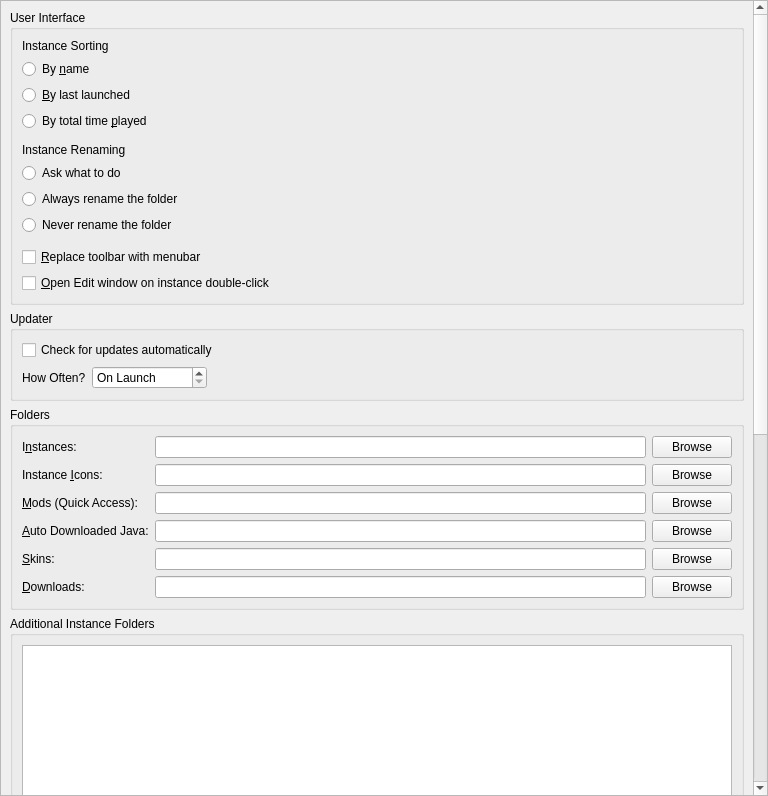
<?xml version="1.0" encoding="UTF-8"?>
<ui version="4.0">
 <class>LauncherPage</class>
 <widget class="QWidget" name="LauncherPage">
  <property name="geometry">
   <rect>
    <x>0</x>
    <y>0</y>
    <width>768</width>
    <height>796</height>
   </rect>
  </property>
  <property name="sizePolicy">
   <sizepolicy hsizetype="MinimumExpanding" vsizetype="MinimumExpanding">
    <horstretch>0</horstretch>
    <verstretch>0</verstretch>
   </sizepolicy>
  </property>
  <layout class="QVBoxLayout" name="verticalLayout">
   <property name="leftMargin">
    <number>0</number>
   </property>
   <property name="topMargin">
    <number>0</number>
   </property>
   <property name="rightMargin">
    <number>0</number>
   </property>
   <property name="bottomMargin">
    <number>0</number>
   </property>
   <item>
    <widget class="QScrollArea" name="scrollArea">
     <property name="horizontalScrollBarPolicy">
      <enum>Qt::ScrollBarPolicy::ScrollBarAsNeeded</enum>
     </property>
     <property name="widgetResizable">
      <bool>true</bool>
     </property>
     <widget class="QWidget" name="scrollAreaWidgetContents">
      <property name="geometry">
       <rect>
        <x>0</x>
        <y>-683</y>
        <width>752</width>
        <height>1625</height>
       </rect>
      </property>
      <layout class="QVBoxLayout" name="verticalLayout_8">
       <item>
        <widget class="QGroupBox" name="userInterfaceBox">
         <property name="enabled">
          <bool>true</bool>
         </property>
         <property name="title">
          <string>User Interface</string>
         </property>
         <layout class="QVBoxLayout" name="verticalLayout_2">
          <item>
           <widget class="QLabel" name="instanceSortingLabel">
            <property name="text">
             <string>Instance Sorting</string>
            </property>
           </widget>
          </item>
          <item>
           <widget class="QRadioButton" name="sortByNameBtn">
            <property name="text">
             <string>By &amp;name</string>
            </property>
            <attribute name="buttonGroup">
             <string notr="true">sortingModeGroup</string>
            </attribute>
           </widget>
          </item>
          <item>
           <widget class="QRadioButton" name="sortLastLaunchedBtn">
            <property name="text">
             <string>&amp;By last launched</string>
            </property>
            <attribute name="buttonGroup">
             <string notr="true">sortingModeGroup</string>
            </attribute>
           </widget>
          </item>
          <item>
           <widget class="QRadioButton" name="sortByPlaytimeBtn">
            <property name="text">
             <string>By total time &amp;played</string>
            </property>
            <attribute name="buttonGroup">
             <string notr="true">sortingModeGroup</string>
            </attribute>
           </widget>
          </item>
          <item>
           <spacer name="verticalSpacer">
            <property name="orientation">
             <enum>Qt::Orientation::Vertical</enum>
            </property>
            <property name="sizeType">
             <enum>QSizePolicy::Policy::Fixed</enum>
            </property>
            <property name="sizeHint" stdset="0">
             <size>
              <width>0</width>
              <height>6</height>
             </size>
            </property>
           </spacer>
          </item>
          <item>
           <widget class="QLabel" name="renamingBehaviorLabel">
            <property name="text">
             <string>Instance Renaming</string>
            </property>
           </widget>
          </item>
          <item>
           <widget class="QRadioButton" name="askToRenameDirBtn">
            <property name="text">
             <string>Ask what to do</string>
            </property>
            <attribute name="buttonGroup">
             <string notr="true">renamingBehaviorGroup</string>
            </attribute>
           </widget>
          </item>
          <item>
           <widget class="QRadioButton" name="alwaysRenameDirBtn">
            <property name="text">
             <string>Always rename the folder</string>
            </property>
            <attribute name="buttonGroup">
             <string notr="true">renamingBehaviorGroup</string>
            </attribute>
           </widget>
          </item>
          <item>
           <widget class="QRadioButton" name="neverRenameDirBtn">
            <property name="text">
             <string>Never rename the folder</string>
            </property>
            <attribute name="buttonGroup">
             <string notr="true">renamingBehaviorGroup</string>
            </attribute>
           </widget>
          </item>
          <item>
           <spacer name="verticalSpacer_2">
            <property name="orientation">
             <enum>Qt::Orientation::Vertical</enum>
            </property>
            <property name="sizeType">
             <enum>QSizePolicy::Policy::Fixed</enum>
            </property>
            <property name="sizeHint" stdset="0">
             <size>
              <width>0</width>
              <height>6</height>
             </size>
            </property>
           </spacer>
          </item>
          <item>
           <widget class="QCheckBox" name="preferMenuBarCheckBox">
            <property name="toolTip">
             <string>The menubar is more friendly for keyboard-driven interaction.</string>
            </property>
            <property name="text">
             <string>&amp;Replace toolbar with menubar</string>
            </property>
           </widget>
          </item>
          <item>
           <widget class="QCheckBox" name="editInstanceOnDoubleClick">
            <property name="toolTip">
             <string>Opens the edit instance window on double-clicking an instance instead of running the instance.</string>
            </property>
            <property name="text">
             <string>&amp;Open Edit window on instance double-click</string>
            </property>
           </widget>
          </item>
         </layout>
        </widget>
       </item>
       <item>
        <widget class="QGroupBox" name="updateSettingsBox">
         <property name="title">
          <string>Updater</string>
         </property>
         <layout class="QGridLayout" name="gridLayout_2">
          <item row="1" column="0">
           <layout class="QHBoxLayout" name="horizontalLayout_2">
            <item>
             <widget class="QLabel" name="updateIntervalLabel">
              <property name="text">
               <string>How Often?</string>
              </property>
             </widget>
            </item>
            <item>
             <widget class="QSpinBox" name="updateIntervalSpinBox">
              <property name="sizePolicy">
               <sizepolicy hsizetype="Maximum" vsizetype="Fixed">
                <horstretch>0</horstretch>
                <verstretch>0</verstretch>
               </sizepolicy>
              </property>
              <property name="toolTip">
               <string>Set to 0 to only check on launch</string>
              </property>
              <property name="specialValueText">
               <string>On Launch</string>
              </property>
              <property name="suffix">
               <string> hours</string>
              </property>
              <property name="prefix">
               <string>Every </string>
              </property>
              <property name="minimum">
               <number>0</number>
              </property>
              <property name="maximum">
               <number>168</number>
              </property>
             </widget>
            </item>
            <item>
             <spacer name="horizontalSpacer">
              <property name="orientation">
               <enum>Qt::Orientation::Horizontal</enum>
              </property>
              <property name="sizeHint" stdset="0">
               <size>
                <width>0</width>
                <height>0</height>
               </size>
              </property>
             </spacer>
            </item>
           </layout>
          </item>
          <item row="0" column="0" colspan="2">
           <widget class="QCheckBox" name="autoUpdateCheckBox">
            <property name="text">
             <string>Check for updates automatically</string>
            </property>
           </widget>
          </item>
         </layout>
        </widget>
       </item>
       <item>
        <widget class="QGroupBox" name="foldersBox">
         <property name="title">
          <string>Folders</string>
         </property>
         <layout class="QGridLayout" name="gridLayout">
          <item row="2" column="1">
           <widget class="QLineEdit" name="iconsDirTextBox"/>
          </item>
          <item row="5" column="0">
           <widget class="QLabel" name="labelSkinsDir">
            <property name="text">
             <string>&amp;Skins:</string>
            </property>
            <property name="buddy">
             <cstring>skinsDirTextBox</cstring>
            </property>
           </widget>
          </item>
          <item row="0" column="0">
           <widget class="QLabel" name="labelInstDir">
            <property name="text">
             <string>I&amp;nstances:</string>
            </property>
            <property name="buddy">
             <cstring>instDirTextBox</cstring>
            </property>
           </widget>
          </item>
          <item row="10" column="0">
           <widget class="QLabel" name="labelDownloadsDir">
            <property name="text">
             <string>&amp;Downloads:</string>
            </property>
            <property name="buddy">
             <cstring>downloadsDirTextBox</cstring>
            </property>
           </widget>
          </item>
          <item row="0" column="2">
           <widget class="QPushButton" name="instDirBrowseBtn">
            <property name="text">
             <string>Browse</string>
            </property>
           </widget>
          </item>
          <item row="4" column="0">
           <widget class="QLabel" name="labelJavaDir">
            <property name="toolTip">
             <string>Folder where tismusLauncher stores automatically downloaded Java versions. Do NOT set this to your system Java installation.</string>
            </property>
            <property name="text">
             <string>&amp;Auto Downloaded Java:</string>
            </property>
            <property name="buddy">
             <cstring>javaDirTextBox</cstring>
            </property>
           </widget>
          </item>
          <item row="10" column="2">
           <widget class="QPushButton" name="downloadsDirBrowseBtn">
            <property name="text">
             <string>Browse</string>
            </property>
           </widget>
          </item>
          <item row="2" column="2">
           <widget class="QPushButton" name="iconsDirBrowseBtn">
            <property name="text">
             <string>Browse</string>
            </property>
           </widget>
          </item>
          <item row="0" column="1">
           <widget class="QLineEdit" name="instDirTextBox"/>
          </item>
          <item row="4" column="1">
           <widget class="QLineEdit" name="javaDirTextBox"/>
          </item>
          <item row="2" column="0">
           <widget class="QLabel" name="labelIconsDir">
            <property name="text">
             <string>Instance &amp;Icons:</string>
            </property>
            <property name="buddy">
             <cstring>iconsDirTextBox</cstring>
            </property>
           </widget>
          </item>
          <item row="5" column="1">
           <widget class="QLineEdit" name="skinsDirTextBox"/>
          </item>
          <item row="5" column="2">
           <widget class="QPushButton" name="skinsDirBrowseBtn">
            <property name="text">
             <string>Browse</string>
            </property>
           </widget>
          </item>
          <item row="10" column="1">
           <widget class="QLineEdit" name="downloadsDirTextBox"/>
          </item>
          <item row="4" column="2">
           <widget class="QPushButton" name="javaDirBrowseBtn">
            <property name="text">
             <string>Browse</string>
            </property>
           </widget>
          </item>
          <item row="3" column="0">
           <widget class="QLabel" name="labelModsDir">
            <property name="text">
             <string>&amp;Mods (Quick Access):</string>
            </property>
            <property name="buddy">
             <cstring>modsDirTextBox</cstring>
            </property>
           </widget>
          </item>
          <item row="3" column="1">
           <widget class="QLineEdit" name="modsDirTextBox"/>
          </item>
          <item row="3" column="2">
           <widget class="QPushButton" name="modsDirBrowseBtn">
            <property name="text">
             <string>Browse</string>
            </property>
           </widget>
          </item>
         </layout>
        </widget>
       </item>
       <item>
        <widget class="QGroupBox" name="additionalInstDirsGroupBox">
         <property name="title">
          <string>Additional Instance Folders</string>
         </property>
         <layout class="QVBoxLayout" name="additionalInstDirsLayout">
          <item>
           <widget class="QListWidget" name="additionalInstDirsList"/>
          </item>
          <item>
           <layout class="QHBoxLayout" name="additionalInstDirsBtnLayout">
            <item>
             <widget class="QPushButton" name="addInstDirBtn">
              <property name="text">
               <string>Add</string>
              </property>
             </widget>
            </item>
            <item>
             <widget class="QPushButton" name="removeInstDirBtn">
              <property name="text">
               <string>Remove</string>
              </property>
             </widget>
            </item>
            <item>
             <spacer name="additionalInstDirsSpacer">
              <property name="orientation">
               <enum>Qt::Orientation::Horizontal</enum>
              </property>
              <property name="sizeHint" stdset="0">
               <size>
                <width>0</width>
                <height>0</height>
               </size>
              </property>
             </spacer>
            </item>
           </layout>
          </item>
         </layout>
        </widget>
       </item>
       <item>
        <widget class="QGroupBox" name="modsBox">
         <property name="title">
          <string>Mods and Modpacks</string>
         </property>
         <layout class="QVBoxLayout" name="verticalLayout_4">
          <item>
           <widget class="QCheckBox" name="downloadsDirWatchRecursiveCheckBox">
            <property name="toolTip">
             <string>When enabled, in addition to the downloads folder, its sub folders will also be searched when looking for resources (e.g. when looking for blocked mods on CurseForge).</string>
            </property>
            <property name="text">
             <string>Check &amp;subfolders for blocked mods</string>
            </property>
           </widget>
          </item>
          <item>
           <widget class="QCheckBox" name="downloadsDirMoveCheckBox">
            <property name="toolTip">
             <string>When enabled, it will move blocked resources instead of copying them.</string>
            </property>
            <property name="text">
             <string>Move blocked mods instead of copying them</string>
            </property>
           </widget>
          </item>
          <item>
           <widget class="QCheckBox" name="metadataEnableBtn">
            <property name="toolTip">
             <string>Store version information provided by mod providers (like Modrinth or CurseForge) for mods.</string>
            </property>
            <property name="text">
             <string>Keep track of mod metadata</string>
            </property>
           </widget>
          </item>
          <item>
           <widget class="QLabel" name="metadataWarningLabel">
            <property name="text">
             <string>&lt;html&gt;&lt;head/&gt;&lt;body&gt;&lt;p&gt;&lt;span style=&quot; font-weight:600; color:#f5c211;&quot;&gt;Warning&lt;/span&gt;&lt;span style=&quot; color:#f5c211;&quot;&gt;: Disabling mod metadata may also disable some QoL features, such as mod updating!&lt;/span&gt;&lt;/p&gt;&lt;/body&gt;&lt;/html&gt;</string>
            </property>
            <property name="wordWrap">
             <bool>true</bool>
            </property>
           </widget>
          </item>
          <item>
           <widget class="QCheckBox" name="dependenciesEnableBtn">
            <property name="toolTip">
             <string>Automatically detect, install, and update mod dependencies.</string>
            </property>
            <property name="text">
             <string>Install dependencies automatically</string>
            </property>
           </widget>
          </item>
          <item>
           <widget class="QCheckBox" name="showModIncompatCheckBox">
            <property name="toolTip">
             <string>Currently this just shows mods which are not marked as compatible with the current Minecraft version.</string>
            </property>
            <property name="text">
             <string>Detect and show mod incompatibilities (experimental)</string>
            </property>
           </widget>
          </item>
          <item>
           <widget class="QCheckBox" name="modpackUpdatePromptBtn">
            <property name="toolTip">
             <string>When creating a new modpack instance, suggest updating an existing instance instead.</string>
            </property>
            <property name="text">
             <string>Suggest to update an existing instance during modpack installation</string>
            </property>
           </widget>
          </item>
          <item>
           <layout class="QHBoxLayout" name="modUpdateChannelLayout">
            <item>
             <widget class="QLabel" name="modUpdateChannelLabel">
              <property name="toolTip">
               <string>Select the preferred release channel when checking for mod updates.</string>
              </property>
              <property name="text">
               <string>Mod Update Channel:</string>
              </property>
             </widget>
            </item>
            <item>
             <widget class="QComboBox" name="modUpdateChannelComboBox">
              <property name="toolTip">
               <string>Select the preferred release channel when checking for mod updates.</string>
              </property>
              <item>
               <property name="text">
                <string>All (Release, Beta, Alpha)</string>
               </property>
              </item>
              <item>
               <property name="text">
                <string>Release only</string>
               </property>
              </item>
              <item>
               <property name="text">
                <string>Release and Beta</string>
               </property>
              </item>
             </widget>
            </item>
            <item>
             <spacer name="horizontalSpacer_3">
              <property name="orientation">
               <enum>Qt::Orientation::Horizontal</enum>
              </property>
              <property name="sizeHint" stdset="0">
               <size>
                <width>40</width>
                <height>20</height>
               </size>
              </property>
             </spacer>
            </item>
           </layout>
          </item>
         </layout>
        </widget>
       </item>
       <item>
        <widget class="QGroupBox" name="instanceBox">
         <property name="title">
          <string>Instance Creation</string>
         </property>
         <layout class="QVBoxLayout" name="verticalLayout_3">
          <item>
           <widget class="QCheckBox" name="downloadGameFilesBtn">
            <property name="toolTip">
             <string>Downloads required game files while creating the instance. Disable this to skip the initial download and fetch files when the instance is launched instead.</string>
            </property>
            <property name="text">
             <string>Download game files during instance creation</string>
            </property>
           </widget>
          </item>
         </layout>
        </widget>
       </item>
       <item>
        <widget class="QGroupBox" name="groupBox_2">
         <property name="title">
          <string>Console</string>
         </property>
         <layout class="QFormLayout" name="formLayout">
          <property name="labelAlignment">
           <set>Qt::AlignmentFlag::AlignLeading|Qt::AlignmentFlag::AlignLeft|Qt::AlignmentFlag::AlignVCenter</set>
          </property>
          <item row="0" column="0">
           <widget class="QLabel" name="lineLimitLabel">
            <property name="sizePolicy">
             <sizepolicy hsizetype="Maximum" vsizetype="Preferred">
              <horstretch>0</horstretch>
              <verstretch>0</verstretch>
             </sizepolicy>
            </property>
            <property name="text">
             <string>Log History &amp;Limit:</string>
            </property>
            <property name="buddy">
             <cstring>lineLimitSpinBox</cstring>
            </property>
           </widget>
          </item>
          <item row="0" column="1">
           <widget class="QSpinBox" name="lineLimitSpinBox">
            <property name="sizePolicy">
             <sizepolicy hsizetype="Maximum" vsizetype="Fixed">
              <horstretch>0</horstretch>
              <verstretch>0</verstretch>
             </sizepolicy>
            </property>
            <property name="suffix">
             <string> lines</string>
            </property>
            <property name="minimum">
             <number>10000</number>
            </property>
            <property name="maximum">
             <number>1000000</number>
            </property>
            <property name="singleStep">
             <number>10000</number>
            </property>
            <property name="value">
             <number>100000</number>
            </property>
           </widget>
          </item>
          <item row="1" column="0" colspan="2">
           <widget class="QCheckBox" name="checkStopLogging">
            <property name="text">
             <string>&amp;Stop logging when log overflows</string>
            </property>
           </widget>
          </item>
         </layout>
        </widget>
       </item>
       <item>
        <widget class="QGroupBox" name="tasksBox">
         <property name="title">
          <string>Tasks</string>
         </property>
         <layout class="QGridLayout" name="gridLayout_3">
          <item row="2" column="1">
           <widget class="QSpinBox" name="numberOfManualRetriesSpinBox">
            <property name="sizePolicy">
             <sizepolicy hsizetype="Maximum" vsizetype="Fixed">
              <horstretch>0</horstretch>
              <verstretch>0</verstretch>
             </sizepolicy>
            </property>
            <property name="minimumSize">
             <size>
              <width>60</width>
              <height>0</height>
             </size>
            </property>
            <property name="minimum">
             <number>0</number>
            </property>
           </widget>
          </item>
          <item row="1" column="1">
           <widget class="QSpinBox" name="numberOfConcurrentDownloadsSpinBox">
            <property name="sizePolicy">
             <sizepolicy hsizetype="Maximum" vsizetype="Fixed">
              <horstretch>0</horstretch>
              <verstretch>0</verstretch>
             </sizepolicy>
            </property>
            <property name="minimumSize">
             <size>
              <width>60</width>
              <height>0</height>
             </size>
            </property>
            <property name="minimum">
             <number>1</number>
            </property>
           </widget>
          </item>
          <item row="3" column="1">
           <widget class="QSpinBox" name="timeoutSecondsSpinBox">
            <property name="sizePolicy">
             <sizepolicy hsizetype="Maximum" vsizetype="Fixed">
              <horstretch>0</horstretch>
              <verstretch>0</verstretch>
             </sizepolicy>
            </property>
            <property name="minimumSize">
             <size>
              <width>60</width>
              <height>0</height>
             </size>
            </property>
            <property name="suffix">
             <string>s</string>
            </property>
           </widget>
          </item>
          <item row="2" column="0">
           <widget class="QLabel" name="numberOfManualRetriesLabel">
            <property name="text">
             <string>Retry Limit:</string>
            </property>
           </widget>
          </item>
          <item row="1" column="0">
           <widget class="QLabel" name="numberOfConcurrentDownloadsLabel">
            <property name="text">
             <string>Concurrent Download Limit:</string>
            </property>
           </widget>
          </item>
          <item row="3" column="0">
           <widget class="QLabel" name="timeoutSecondsLabel">
            <property name="toolTip">
             <string>Seconds to wait until the requests are terminated</string>
            </property>
            <property name="text">
             <string>HTTP Timeout:</string>
            </property>
           </widget>
          </item>
          <item row="0" column="1">
           <widget class="QSpinBox" name="numberOfConcurrentTasksSpinBox">
            <property name="sizePolicy">
             <sizepolicy hsizetype="Maximum" vsizetype="Fixed">
              <horstretch>0</horstretch>
              <verstretch>0</verstretch>
             </sizepolicy>
            </property>
            <property name="minimumSize">
             <size>
              <width>60</width>
              <height>0</height>
             </size>
            </property>
            <property name="minimum">
             <number>1</number>
            </property>
           </widget>
          </item>
          <item row="0" column="0">
           <widget class="QLabel" name="numberOfConcurrentTasksLabel">
            <property name="text">
             <string>Concurrent Task Limit:</string>
            </property>
           </widget>
          </item>
          <item row="0" column="2">
           <spacer name="horizontalSpacer_2">
            <property name="orientation">
             <enum>Qt::Orientation::Horizontal</enum>
            </property>
            <property name="sizeHint" stdset="0">
             <size>
              <width>0</width>
              <height>0</height>
             </size>
            </property>
           </spacer>
          </item>
         </layout>
        </widget>
       </item>
       <item>
        <spacer name="verticalSpacer_FeaturesTab">
         <property name="orientation">
          <enum>Qt::Orientation::Vertical</enum>
         </property>
         <property name="sizeHint" stdset="0">
          <size>
           <width>0</width>
           <height>0</height>
          </size>
         </property>
        </spacer>
       </item>
      </layout>
     </widget>
    </widget>
   </item>
  </layout>
 </widget>
 <tabstops>
  <tabstop>scrollArea</tabstop>
  <tabstop>sortByNameBtn</tabstop>
  <tabstop>sortLastLaunchedBtn</tabstop>
  <tabstop>sortByPlaytimeBtn</tabstop>
  <tabstop>askToRenameDirBtn</tabstop>
  <tabstop>alwaysRenameDirBtn</tabstop>
  <tabstop>neverRenameDirBtn</tabstop>
  <tabstop>preferMenuBarCheckBox</tabstop>
  <tabstop>editInstanceOnDoubleClick</tabstop>
  <tabstop>autoUpdateCheckBox</tabstop>
  <tabstop>updateIntervalSpinBox</tabstop>
  <tabstop>instDirTextBox</tabstop>
  <tabstop>instDirBrowseBtn</tabstop>
  <tabstop>iconsDirTextBox</tabstop>
  <tabstop>iconsDirBrowseBtn</tabstop>
  <tabstop>modsDirTextBox</tabstop>
  <tabstop>modsDirBrowseBtn</tabstop>
  <tabstop>javaDirTextBox</tabstop>
  <tabstop>javaDirBrowseBtn</tabstop>
  <tabstop>skinsDirTextBox</tabstop>
  <tabstop>skinsDirBrowseBtn</tabstop>
  <tabstop>downloadsDirTextBox</tabstop>
  <tabstop>downloadsDirBrowseBtn</tabstop>
  <tabstop>additionalInstDirsList</tabstop>
  <tabstop>addInstDirBtn</tabstop>
  <tabstop>removeInstDirBtn</tabstop>
  <tabstop>downloadsDirWatchRecursiveCheckBox</tabstop>
  <tabstop>downloadsDirMoveCheckBox</tabstop>
  <tabstop>metadataEnableBtn</tabstop>
  <tabstop>dependenciesEnableBtn</tabstop>
  <tabstop>showModIncompatCheckBox</tabstop>
  <tabstop>modpackUpdatePromptBtn</tabstop>
  <tabstop>downloadGameFilesBtn</tabstop>
  <tabstop>lineLimitSpinBox</tabstop>
  <tabstop>checkStopLogging</tabstop>
  <tabstop>numberOfConcurrentTasksSpinBox</tabstop>
  <tabstop>numberOfConcurrentDownloadsSpinBox</tabstop>
  <tabstop>numberOfManualRetriesSpinBox</tabstop>
  <tabstop>timeoutSecondsSpinBox</tabstop>
 </tabstops>
 <resources/>
 <connections/>
 <buttongroups>
  <buttongroup name="sortingModeGroup"/>
  <buttongroup name="renamingBehaviorGroup"/>
 </buttongroups>
</ui>
